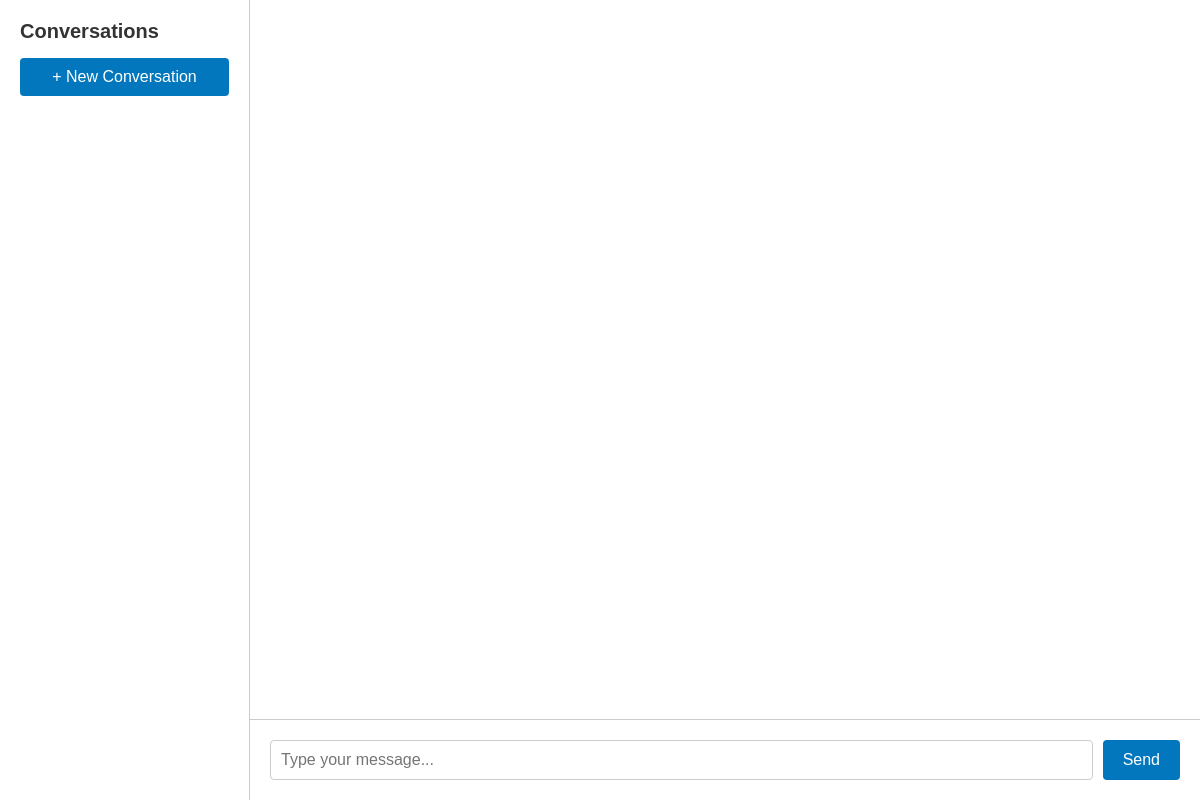
Before: / with the older database file.
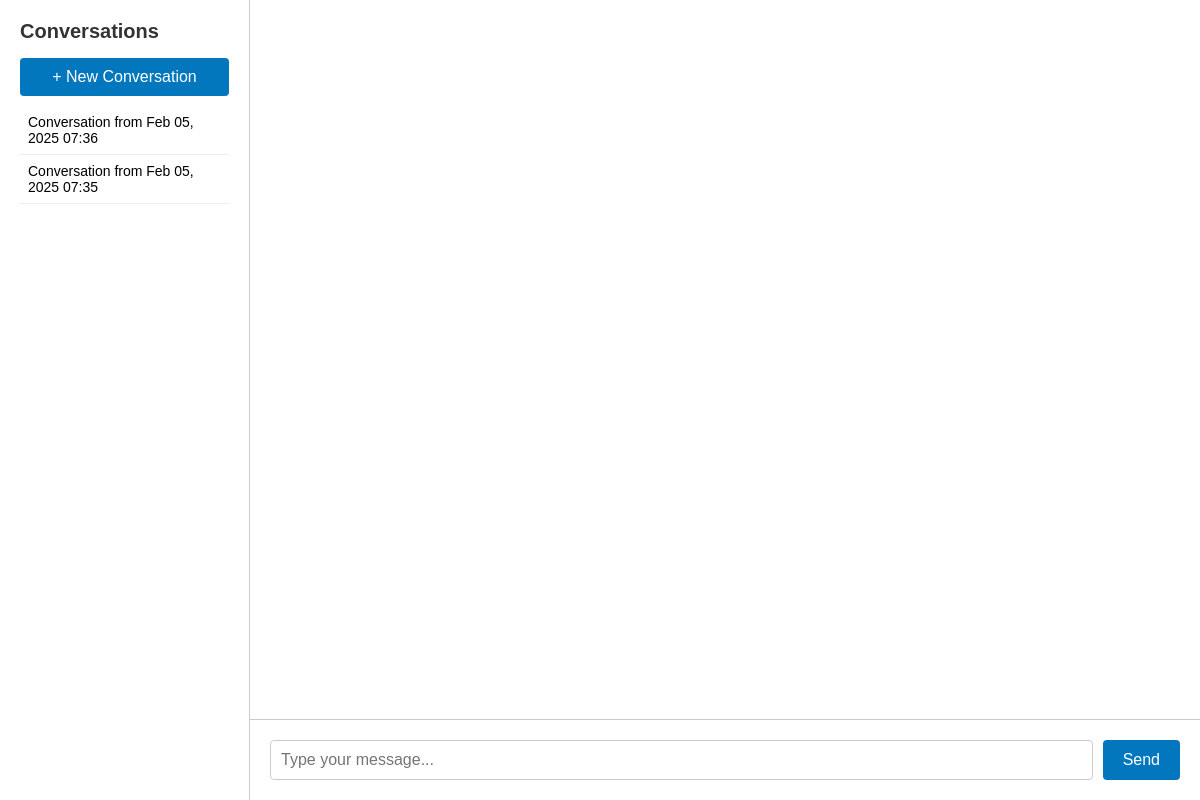
After: the same page with the newer database file.
### chat/models.py (models this page shows, shortened)
class ChatSession(models.Model):
    thread_id = models.CharField(max_length=255, unique=True)
    conversation = models.JSONField(default=list)
    created_at = models.DateTimeField(auto_now_add=True)

### chat/views.py (the view)
# urls.py: path("", views.chat_view, name="chat"),
def chat_view(request):
    if request.method == "POST":
        user_input = request.POST.get("message")
        if not user_input:
            return JsonResponse({"error": "No message provided."}, status=400)
        conversation = request.session.get("conversation")
        if not conversation:
            conversation = [{"role": "system", "content": "You are a helpful assistant!"}]
        conversation.append({"role": "user", "content": user_input})
        messages = []
        for msg in conversation:
            if msg["role"] == "system":
                messages.append(SystemMessage(content=msg["content"]))
            elif msg["role"] == "user":
                messages.append(HumanMessage(content=msg["content"]))
            elif msg["role"] == "assistant":
                messages.append(AIMessage(content=msg["content"]))
        thread_id = request.session.get("thread_id")
        if not thread_id:
            thread_id = str(uuid.uuid4())
            request.session["thread_id"] = thread_id
        config = {"configurable": {"thread_id": thread_id}}
        response_text = ""
        for data, stream_mode in graph.stream({"messages": messages}, config=config, stream_mode="messages"):
            if data.type == "AIMessageChunk":
                response_text += data.content
        conversation.append({"role": "assistant", "content": response_text})
        request.session["conversation"] = conversation
        return JsonResponse({"response": response_text})
    else:
        previous_chats = ChatSession.objects.order_by('-created_at')
        return render(request, "chat/chat.html", {"previous_chats": previous_chats})

### chat/templates/chat/chat.html (shortened to what this page needs)
<!DOCTYPE html>
<html>
<head>
</head>
<body>
    <div id="sidebar">
        <h2>Conversations</h2>
        <button class="sidebar-button" id="new-convo-btn">+ New Conversation</button>
        <div id="conversation-list">
            {% for chat in previous_chats %}
                <div class="conversation-item" data-thread-id="{{ chat.thread_id }}">
                    Conversation from {{ chat.created_at|date:"M d, Y H:i" }}
                </div>
            {% endfor %}
        </div>
    </div>
    <div id="main">
        <div id="chat-window"></div>
        <form id="chat-form" method="post">
            <input type="text" name="message" id="message-input" placeholder="Type your message..." autocomplete="off" required/>
            <button type="submit">Send</button>
        </form>
    </div>
</body>
</html>

### chat/templates/chat/chat.html (style rules this page uses)
* { box-sizing: border-box; margin: 0; padding: 0; }
html, body { height: 100%; font-family: Arial, sans-serif; background-color: #f0f2f5; }
body { display: flex; }
#sidebar { background-color: #fff; width: 250px; border-right: 1px solid #ccc; padding: 20px; overflow-y: auto; }
#sidebar h2 { font-size: 20px; margin-bottom: 15px; color: #333; }
.sidebar-button { display: block; width: 100%; padding: 10px; margin-bottom: 10px; background-color: #0277bd; color: #fff; border: none; border-radius: 4px; cursor: pointer; font-size: 16px; }
.conversation-item { padding: 8px; border-bottom: 1px solid #eee; cursor: pointer; font-size: 14px; }
#main { flex-grow: 1; display: flex; flex-direction: column; }
#chat-window { flex-grow: 1; padding: 20px; overflow-y: auto; background-color: #fff; border-bottom: 1px solid #ccc; }
#chat-form { display: flex; padding: 20px; background-color: #fff; }
#message-input { flex-grow: 1; padding: 10px; font-size: 16px; border: 1px solid #ccc; border-radius: 4px; }
#chat-form button { padding: 10px 20px; margin-left: 10px; font-size: 16px; border: none; border-radius: 4px; background-color: #0277bd; color: #fff; cursor: pointer; }

Changed rows visible on the page:
added ChatSession: created_at "Feb 05, 2025 07:36"
added ChatSession: created_at "Feb 05, 2025 07:35"
